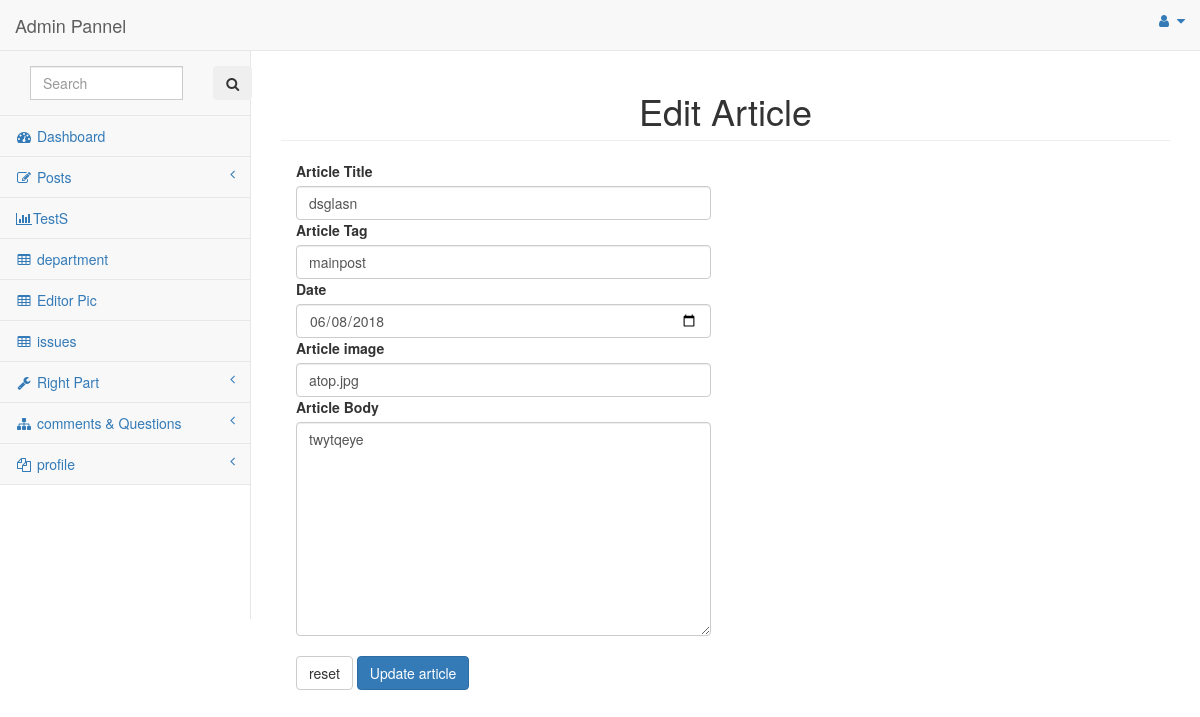
The page /index.php/admin/edit_article/17 on the database its author committed.
### tables this page shows
CREATE TABLE IF NOT EXISTS `article` (
  `id` int(225) NOT NULL AUTO_INCREMENT,
  `title` varchar(255) NOT NULL,
  `tag` varchar(225) NOT NULL,
  `date` date NOT NULL,
  `author` varchar(255) NOT NULL,
  `image` varchar(225) NOT NULL,
  `body` text NOT NULL,
  `user_id` int(255) NOT NULL,
  PRIMARY KEY (`id`)
);

### application/controllers/admin.php (called while the page is built, shortened)
<?php
class Admin extends MY_Controller
{
	public function edit_article($article_id)
	{
			$this->load->model('articlemodel');
      $data['articles']=$this->articlemodel->find_article($article_id);
      $this->load->view('admin/Edit_Article',$data);
	}
}
?>

### index.php (called while the page is built, shortened)
<?php
require_once BASEPATH.'core/CodeIgniter.php';

### application/models/articlemodel.php (called while the page is built, shortened)
<?php
  class Articlemodel extends CI_Model
  {
  	public function find_article($article_id)
  	{
  		$q=$this->db->select('*')
  		            ->from('article')
  		            ->where('id',$article_id)
  		            ->get();
  		return $q->row();
  	}
  }
?>

### application/views/admin/Edit_Article.php (the view, shortened to what this page needs)
<?php include('admin_header.php'); ?>
  <div id="page-wrapper">
            <div class="row">
                <div class="col-lg-12">
                    <h1 class="page-header" style="text-align: center;">Edit Article</h1>
                </div>
            </div>
            <div class="container col-lg-6" style="margin-right: auto; margin-left: auto;">
	<?php echo form_open('admin/update_article',['class'=>'form'])?>
	<fieldset>
      <label>Article Title</label>
      <?php echo form_input(['name'=>'title','type'=>'varchar','class'=>'form-control','placeholder'=>'article title','value'=>set_value('title',$articles->title)]) ?>
      <label>Article Tag</label>
      <?php  echo form_input(['name'=>'tag','type'=>'varchar','class'=>'form-control','placeholder'=>'article tag','value'=>set_value('tag',$articles->tag)]) ?>
       <label>Date</label>
      <?php  echo form_input(['name'=>'date','type'=>'date','class'=>'form-control','placeholder'=>'article date','value'=>set_value('date',$articles->date)]) ?>
         <label>Article image</label>
      <?php  echo form_input(['name'=>'image','type'=>'varchar','class'=>'form-control','placeholder'=>'article image','value'=>set_value('image',$articles->image)]) ?>
      <label >Article Body</label>
      <?php echo form_textarea(['name'=>'body','type'=>'text','class'=>'form-control','placeholder'=>'article body','value'=>set_value('body',$articles->body)]) ?>
  <div class="col-lg-6" style="color: red;">
  </div>
    <br>
        <?php  echo form_reset(['name'=>'submit','value'=>'reset','class'=>'btn btn-default']) ?>
    <?php  echo form_submit(['name'=>'submit','value'=>'Update article','class'=>'btn btn-primary']) ?>
 </fieldset>
</div>
    </div>
<?php include('admin_footer.php'); ?>

### rows shown on the page
article: title "dsglasn", tag "mainpost", date "06/08/2018", image "atop.jpg", body "twytqeye"
